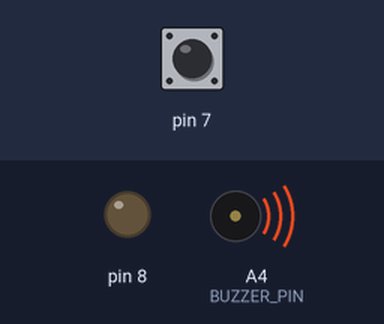
The sketch below on a simulated Arduino Uno, built with avr-gcc and run on an emulated ATmega328P. Shown: output pins drawn as LEDs (lit = HIGH), buzzer (waves = sounding). The test bench sets the inputs (shaded band); at power-on: pin 7 HIGH.

Above: at 0.6 s.
At 32.59 s:
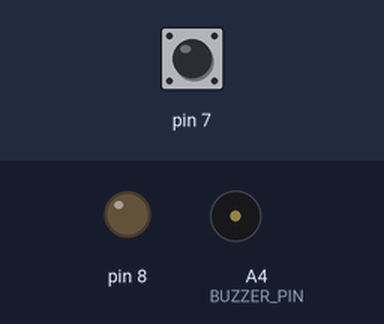
Timing chart, 0 to 32.9 s (numbered marks = the images above):
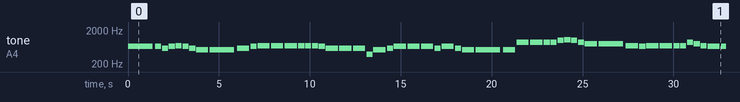

The sketch:

sketch_mar12h.ino
```cpp
#define NOTE_B0  31
#define NOTE_C1  33
#define NOTE_CS1 35
#define NOTE_D1  37
#define NOTE_DS1 39
#define NOTE_E1  41
#define NOTE_F1  44
#define NOTE_FS1 46
#define NOTE_G1  49
#define NOTE_GS1 52
#define NOTE_A1  55
#define NOTE_AS1 58
#define NOTE_B1  62
#define NOTE_C2  65
#define NOTE_CS2 69
#define NOTE_D2  73
#define NOTE_DS2 78
#define NOTE_E2  82
#define NOTE_F2  87
#define NOTE_FS2 93
#define NOTE_G2  98
#define NOTE_GS2 104
#define NOTE_A2  110
#define NOTE_AS2 117
#define NOTE_B2  123
#define NOTE_C3  131
#define NOTE_CS3 139
#define NOTE_D3  147
#define NOTE_DS3 156
#define NOTE_E3  165
#define NOTE_F3  175
#define NOTE_FS3 185
#define NOTE_G3  196
#define NOTE_GS3 208
#define NOTE_A3  220
#define NOTE_AS3 233
#define NOTE_B3  247
#define NOTE_C4  262
#define NOTE_CS4 277
#define NOTE_D4  294
#define NOTE_DS4 311
#define NOTE_E4  330
#define NOTE_F4  349
#define NOTE_FS4 370
#define NOTE_G4  392
#define NOTE_GS4 415
#define NOTE_A4  440
#define NOTE_AS4 466
#define NOTE_B4  494
#define NOTE_C5  523
#define NOTE_CS5 554
#define NOTE_D5  587
#define NOTE_DS5 622
#define NOTE_E5  659
#define NOTE_F5  698
#define NOTE_FS5 740
#define NOTE_G5  784
#define NOTE_GS5 831
#define NOTE_A5  880
#define NOTE_AS5 932
#define NOTE_B5  988
#define NOTE_C6  1047
#define NOTE_CS6 1109
#define NOTE_D6  1175
#define NOTE_DS6 1245
#define NOTE_E6  1319
#define NOTE_F6  1397
#define NOTE_FS6 1480
#define NOTE_G6  1568
#define NOTE_GS6 1661
#define NOTE_A6  1760
#define NOTE_AS6 1865
#define NOTE_B6  1976
#define NOTE_C7  2093
#define NOTE_CS7 2217
#define NOTE_D7  2349
#define NOTE_DS7 2489
#define NOTE_E7  2637
#define NOTE_F7  2794
#define NOTE_FS7 2960
#define NOTE_G7  3136
#define NOTE_GS7 3322
#define NOTE_A7  3520
#define NOTE_AS7 3729
#define NOTE_B7  3951
#define NOTE_C8  4186
#define NOTE_CS8 4435
#define NOTE_D8  4699
#define NOTE_DS8 4978

#define BUZZER_PIN A4

struct sound {
   int note;
   int duration;
};

sound melody[] = {
  {NOTE_E5, 2},
  {NOTE_E5, 8},
  {NOTE_D5, 8},
  {NOTE_E5, 8},
  {NOTE_F5, 8},
  {NOTE_E5, 8},
  {NOTE_D5, 8},

  {NOTE_C5, 4},
  {NOTE_C5, 2},
  {NOTE_D5, 4},
  {NOTE_E5, 8},

  {NOTE_F5, 4},
  {NOTE_F5, 4},
  {NOTE_F5, 4},
  {NOTE_F5, 8},
  {NOTE_F5, 8},
  {NOTE_F5, 8},
  {NOTE_E5, 8},

  {NOTE_D5, 4},
  {NOTE_D5, 4},
  {NOTE_D5, 4},
  {NOTE_G4, 8},
  {NOTE_C5, 4},
  {NOTE_D5, 8},

  {NOTE_E5, 4},
  {NOTE_E5, 4},
  {NOTE_E5, 4},
  {NOTE_D5, 8},
  {NOTE_E5, 4},
  {NOTE_D5, 8},

  {NOTE_C5, 4},
  {NOTE_C5, 2},
  {NOTE_C5, 4},

  {NOTE_A5, 4},
  {NOTE_A5, 4},
  {NOTE_A5, 8},
  {NOTE_A5, 8},
  {NOTE_B5, 8},
  {NOTE_C6, 8},
  {NOTE_B5, 8},
  {NOTE_A5, 8},

  {NOTE_G5, 4},
  {NOTE_G5, 2},
  {NOTE_F5, 4},
  {NOTE_E5, 8},

  {NOTE_F5, 4},
  {NOTE_F5, 4},
  {NOTE_F5, 8},
  {NOTE_F5, 8},
  {NOTE_A5, 8},
  {NOTE_G5, 8},
  {NOTE_F5, 8},

  {NOTE_E5, 4},
  {NOTE_E5, 2},
  {NOTE_C5, 8},
  {NOTE_C5, 8},

  {NOTE_A5, 4},
  {NOTE_A5, 4},
  {NOTE_A5, 8},
  {NOTE_A5, 8},
  {NOTE_B5, 8},
  {NOTE_C6, 8},
  {NOTE_B5, 8},
  {NOTE_A5, 8},

  {NOTE_G5, 4},
  {NOTE_G5, 2},
  {NOTE_F5, 4},
  {NOTE_E5, 8},

  {NOTE_F5, 4},
  {NOTE_F5, 4},
  {NOTE_F5, 8},
  {NOTE_D5, 8},
  {NOTE_E5, 8},
  {NOTE_F5, 8},
  {NOTE_E5, 8},
  {NOTE_D5, 8},
  {NOTE_C5, 2},
};

int notes = sizeof(melody) / sizeof(melody[0]);

int divider = 0, noteDuration = 0;
int tempo = 40;

int wholenote = (60000 * 2) / tempo;

void setup() {
  pinMode(8, OUTPUT);
  pinMode(7, INPUT_PULLUP);
  digitalWrite(8, LOW);
  pinMode(BUZZER_PIN, OUTPUT);
}

void loop() {
  if (digitalRead(7) == LOW) {
    digitalWrite(8, HIGH);
  } else {
    digitalWrite(8, LOW);

    for (int thisNote = 0; thisNote < notes; thisNote = thisNote + 1) {

      divider = melody[thisNote].duration;
      noteDuration = (wholenote) / divider;

      tone(BUZZER_PIN, melody[thisNote].note, noteDuration*0.9);

      delay(noteDuration);

      noTone(BUZZER_PIN);
    }

    delay(3000);
  }
}
```

Measured:
- by itself, tone on A4 (BUZZER_PIN): plays 659 Hz for 1.4 s, 659 Hz for 0.34 s, 587 Hz for 0.34 s, 659 Hz for 0.34 s, 698 Hz for 0.34 s, 659 Hz for 0.34 s … (201 notes in this stretch)
